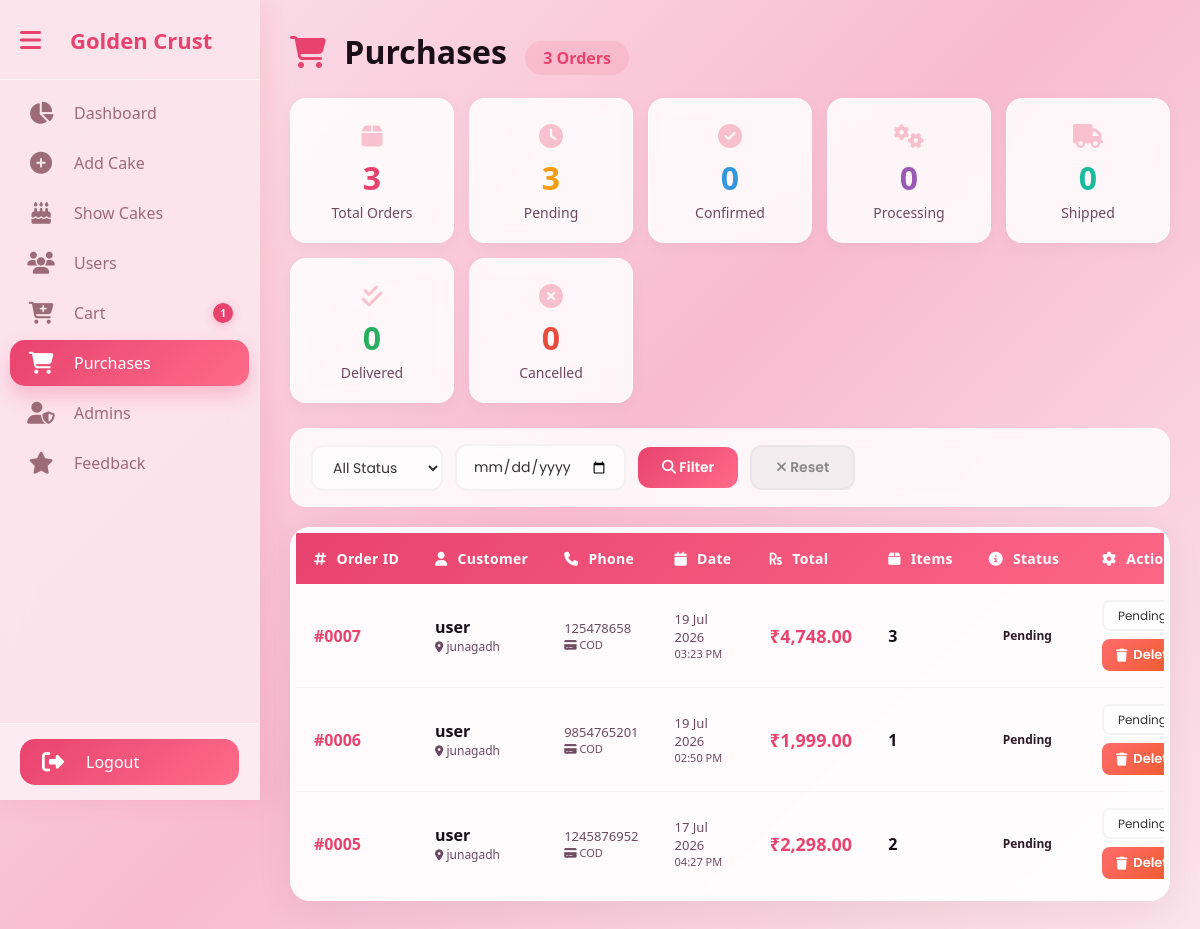
The app's page /admin/purchases.php (signed in), older data.
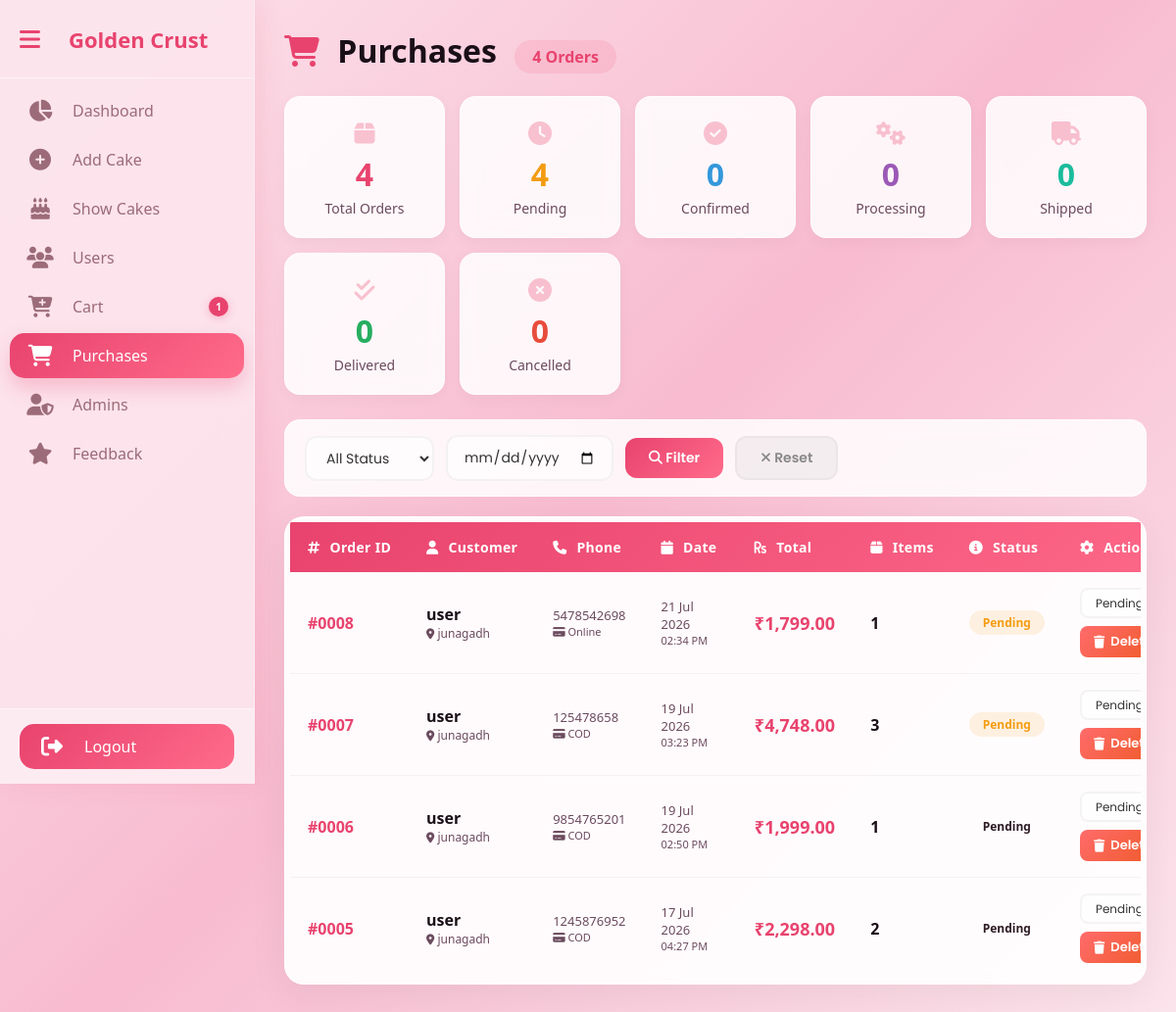
The same page, newer data.
### tables this page shows
CREATE TABLE `orders` (
  `id` int(11) NOT NULL,
  `user_id` int(11) NOT NULL,
  `username` varchar(100) DEFAULT NULL,
  `total_amount` decimal(10,2) NOT NULL,
  `address` text NOT NULL,
  `phone` varchar(20) NOT NULL,
  `payment_method` varchar(50) DEFAULT NULL,
  `payment_status` varchar(20) DEFAULT 'pending',
  `order_notes` text DEFAULT NULL,
  `order_date` datetime NOT NULL,
  `status` varchar(50) DEFAULT 'Pending'
);

### admin/purchases.php (the view, shortened to what the changed rows need)
<?php
$conn = mysqli_connect("localhost","root","","golden_crust");
$where_clause = "";
$query = "SELECT o.*,
          (SELECT COUNT(*) FROM order_items WHERE order_id = o.id) as item_count
          FROM orders o
          $where_clause
          ORDER BY o.id DESC";
$result = mysqli_query($conn, $query);
$total_orders = mysqli_num_rows($result);
$stats_query = "SELECT
    COUNT(*) as total,
    SUM(CASE WHEN status = 'pending' THEN 1 ELSE 0 END) as pending,
    SUM(CASE WHEN status = 'confirmed' THEN 1 ELSE 0 END) as confirmed,
    SUM(CASE WHEN status = 'processing' THEN 1 ELSE 0 END) as processing,
    SUM(CASE WHEN status = 'shipped' THEN 1 ELSE 0 END) as shipped,
    SUM(CASE WHEN status = 'delivered' THEN 1 ELSE 0 END) as delivered,
    SUM(CASE WHEN status = 'cancelled' THEN 1 ELSE 0 END) as cancelled
    FROM orders";
$stats_result = mysqli_query($conn, $stats_query);
$stats = mysqli_fetch_assoc($stats_result);
?>
<!DOCTYPE html>
<html>
<head>
    <link rel="stylesheet" href="https://cdnjs.cloudflare.com/ajax/libs/font-awesome/6.4.0/css/all.min.css">
</head>
<body>
<?php include "includes/sidebar.php"; ?>
<div class="main" id="main">
    <div class="page-header">
        <div class="title">
            <i class="fas fa-shopping-cart"></i> Purchases
            <span class="badge"><?php echo $total_orders; ?> Orders</span>
        </div>
    </div>
    <div class="stats-grid">
        <div class="stat-card">
            <div class="stat-icon"><i class="fas fa-box"></i></div>
            <div class="stat-number"><?php echo $stats['total'] ?? 0; ?></div>
            <div class="stat-label">Total Orders</div>
        </div>
        <div class="stat-card pending">
            <div class="stat-icon"><i class="fas fa-clock"></i></div>
            <div class="stat-number"><?php echo $stats['pending'] ?? 0; ?></div>
            <div class="stat-label">Pending</div>
        </div>
    </div>
    <div class="table-wrapper">
        <div class="table-scroll">
            <table>
                <thead>
                    <tr>
                        <th><i class="fas fa-hashtag"></i> Order ID</th>
                        <th><i class="fas fa-user"></i> Customer</th>
                        <th><i class="fas fa-phone"></i> Phone</th>
                        <th><i class="fas fa-calendar"></i> Date</th>
                        <th><i class="fas fa-rupee-sign"></i> Total</th>
                        <th><i class="fas fa-box"></i> Items</th>
                        <th><i class="fas fa-info-circle"></i> Status</th>
                        <th><i class="fas fa-cog"></i> Actions</th>
                    </tr>
                </thead>
                <tbody>
                    <?php if($total_orders > 0): ?>
                        <?php while($order = mysqli_fetch_assoc($result)): ?>
                            <tr>
                                <td class="order-id">#<?php echo str_pad($order['id'], 4, '0', STR_PAD_LEFT); ?></td>
                                <td>
                                    <div class="customer-name"><?php echo htmlspecialchars($order['username'] ?? 'Guest'); ?></div>
                                    <div class="customer-address"><i class="fas fa-map-marker-alt" style="font-size: 11px;"></i> <?php echo htmlspecialchars(substr($order['address'] ?? 'N/A', 0, 30)) . (strlen($order['address'] ?? '') > 30 ? '...' : ''); ?></div>
                                </td>
                                <td>
                                    <div class="customer-phone"><?php echo htmlspecialchars($order['phone'] ?? 'N/A'); ?></div>
                                    <div class="customer-phone" style="font-size: 11px; color: #6b4b5e;">
                                        <i class="fas fa-credit-card"></i> <?php echo htmlspecialchars($order['payment_method'] ?? 'N/A'); ?>
                                    </div>
                                </td>
                                <td>
                                    <div class="date-text"><?php echo date('d M Y', strtotime($order['order_date'])); ?></div>
                                    <div class="time-text"><?php echo date('h:i A', strtotime($order['order_date'])); ?></div>
                                </td>
                                <td class="amount-text">₹<?php echo number_format($order['total_amount'], 2); ?></td>
                                <td><span class="items-count"><?php echo $order['item_count'] ?? 0; ?></span></td>
                                <td>
                                    <span class="status-badge status-<?php echo $order['status']; ?>">
                                        <?php echo ucfirst($order['status']); ?>
                                    </span>
                                </td>
                                <td>
                                    <div class="action-btns">
                                        <form method="POST" class="status-form">
                                            <select name="status">
                                                <option value="pending" <?php echo $order['status'] == 'pending' ? 'selected' : ''; ?>>Pending</option>
                                            </select>
                                        </form>
                                        <a href="?delete=<?php echo $order['id']; ?>" class="btn-delete" onclick="return confirm('Delete this order and all its items?')">
                                            <i class="fas fa-trash"></i> Delete
                                        </a>
                                    </div>
                                </td>
                            </tr>
                        <?php endwhile; ?>
                    <?php endif; ?>
                </tbody>
            </table>
        </div>
    </div>
</div>
</body>
</html>

Row changes from the older to the newer data that the page shows:
added orders: id "0008", username "user", address "junagadh", phone "5478542698", payment_method "Online", order_date "21 Jul 2026", order_date "02:34 PM", total_amount "1,799.00", item_count "1", status "Pending"
changed orders "03:23 PM": status "Pending" → "pending" (drawn)
Text that changed along with them:
$total_orders: "3" → "4"
$stats['total']: "3" → "4"
$stats['pending']: "3" → "4"
